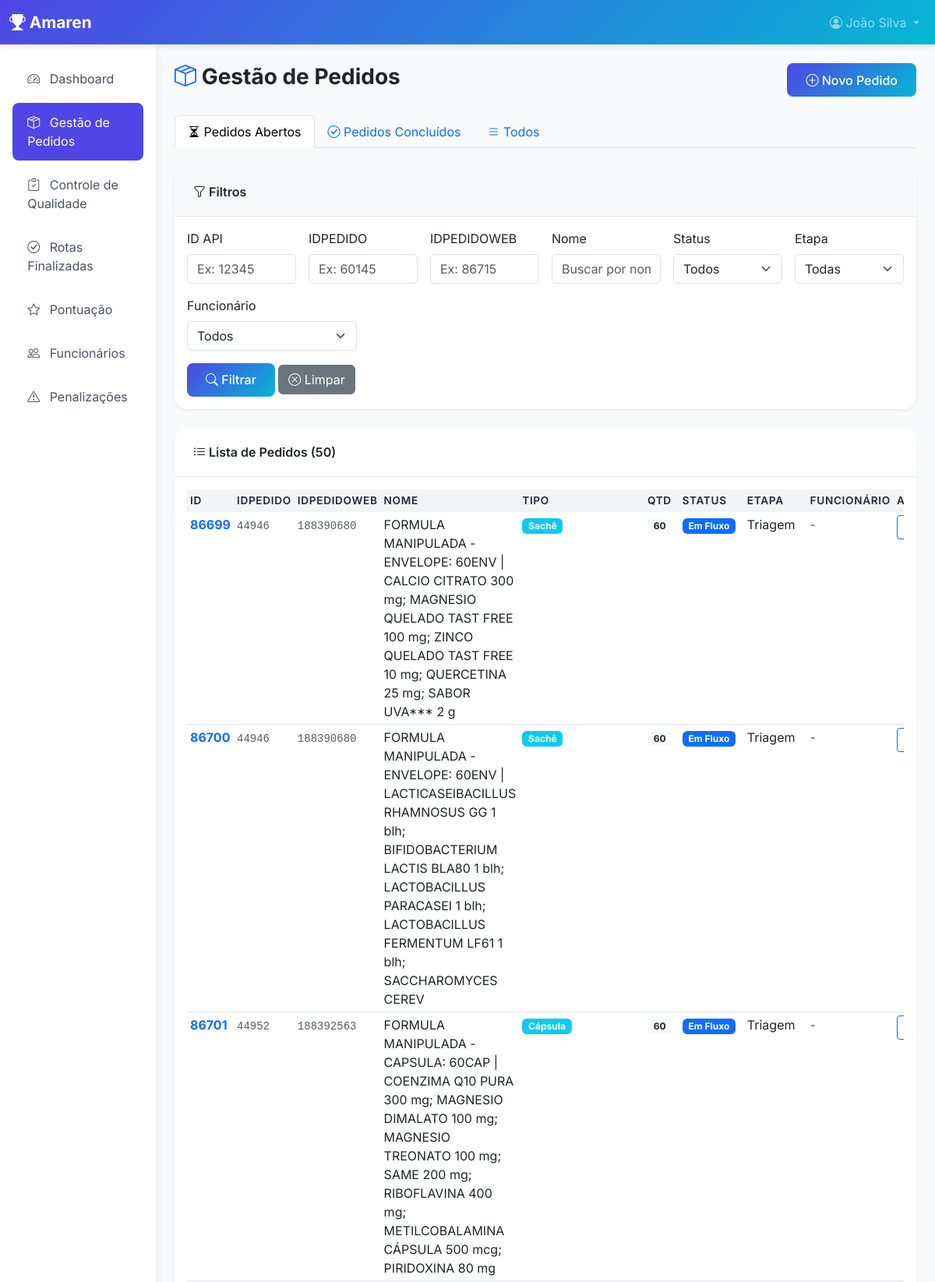
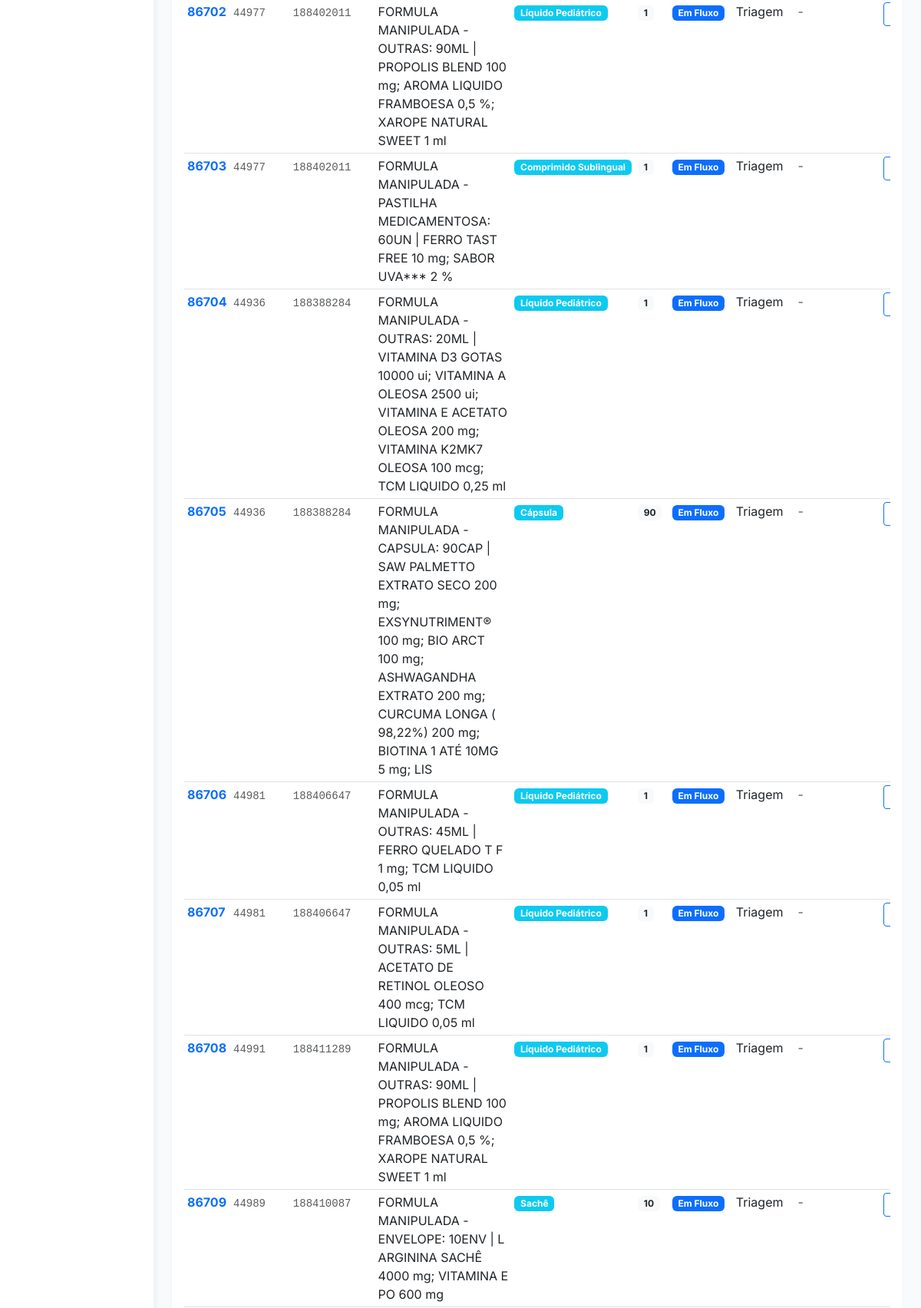
The app's page /dashboard/pedidos/ (signed in, upper part) with its own data (2 pictures, top to bottom).
### core/models.py (models this page shows, shortened)
class Pedido(models.Model):
    STATUS_CHOICES = [
        ('em_fluxo', 'Em Fluxo'),
        ('concluido', 'Concluído'),
        ('cancelado', 'Cancelado'),
    ]
    STATUS_FILA = [
        ('ativo', 'Ativo'),
        ('pendente', 'Pendente'),
    ]
    tipo = models.ForeignKey(TipoProduto, on_delete=models.SET_NULL, null=True, blank=True, related_name='pedidos')
    nome = models.CharField(max_length=200)  # Nome da fórmula/produto
    quantidade = models.IntegerField()
    codigo_pedido = models.CharField(max_length=50, unique=False, blank=True)  # Código gerado para referência (não único)
    id_api = models.BigIntegerField(unique=True, db_index=True, null=True, blank=True)  # ID - ID único do item
    id_pedido_api = models.BigIntegerField(null=True, blank=True, db_index=True)  # IDPEDIDO
    id_pedido_web = models.BigIntegerField(null=True, blank=True, db_index=True)  # IDPEDIDOWEB
    descricao_web = models.TextField(blank=True)  # DESCRICAOWEB
    price_unit = models.DecimalField(max_digits=15, decimal_places=2, null=True, blank=True)  # PRUNI
    price_total = models.DecimalField(max_digits=15, decimal_places=2, null=True, blank=True)  # VRTOT
    data_atualizacao_api = models.DateField(null=True, blank=True)  # DTALT
    hora_atualizacao_api = models.TimeField(null=True, blank=True)  # HRALT
    tipo_identificado = models.CharField(
        max_length=50,
        default='desconhecido',
        help_text='Tipo identificado automaticamente da descrição (desconhecido = requer ajuste manual)'
    )  # Rastreamento de tipo identificado
    etapa_atual = models.ForeignKey(Etapa, on_delete=models.SET_NULL, null=True, blank=True, related_name='pedidos_na_etapa')
    status = models.CharField(max_length=30, choices=STATUS_CHOICES, default='em_fluxo')
    funcionario_na_etapa = models.ForeignKey(User, on_delete=models.SET_NULL, null=True, blank=True, related_name='pedidos_assumidos')
    status_fila = models.CharField(max_length=20, choices=STATUS_FILA, default='ativo', help_text='Status na fila de trabalho (Ativo/Pendente)')
    tipo_expedicao = models.CharField(
        max_length=20,
        choices=[('motoboy', 'Motoboy'), ('sedex', 'Sedex')],
        null=True,
        blank=True,
        help_text='Tipo de expedição selecionado pelo funcionário'
    )
    informacoes_gerais = models.TextField(blank=True)
    criado_em = models.DateTimeField(auto_now_add=True)
    atualizado_em = models.DateTimeField(auto_now=True)
    concluido_em = models.DateTimeField(null=True, blank=True)
    class Meta:
        ordering = ['-data_atualizacao_api', '-hora_atualizacao_api']
        verbose_name = 'Pedido'
        verbose_name_plural = 'Pedidos'

class TipoProduto(models.Model):
    TIPOS = [
        ('capsula', 'Cápsula'),
        ('sache', 'Sachê'),
        ('liquido_pediatrico', 'Líquido Pediátrico'),
        ('lotion', 'Loção'),
        ('creme', 'Creme'),
        ('shampoo', 'Shampoo'),
        ('shot', 'Shot'),
        ('ovulo', 'Óvulo'),
        ('comprimido_sublingual', 'Comprimido Sublingual'),
        ('capsula_oleosa', 'Cápsula Oleosa'),
        ('goma', 'Goma'),
        ('chocolate', 'Chocolate'),
        ('filme', 'Filme'),
    ]
    tipo = models.CharField(max_length=50, choices=TIPOS, unique=True)
    nome = models.CharField(max_length=200)
    laboratorio = models.ForeignKey(Laboratorio, on_delete=models.CASCADE, related_name='tipos_produtos', null=True, blank=True)
    ativo = models.BooleanField(default=True)
    criado_em = models.DateTimeField(auto_now_add=True)
    class Meta:
        verbose_name = 'Tipo de Produto'
        verbose_name_plural = 'Tipos de Produto'

class Etapa(models.Model):
    nome = models.CharField(max_length=200)
    sequencia = models.IntegerField()
    ativa = models.BooleanField(default=True)
    se_gera_pontos = models.BooleanField(default=True)
    se_possui_checklists = models.BooleanField(default=False)
    se_possui_calculo_por_quantidade = models.BooleanField(default=False)
    pontos_fixos_etapa = models.DecimalField(
        max_digits=10,
        decimal_places=2,
        default=0,
        help_text='Pontos adicionados ao concluir a etapa (além dos checklists, se houver)'
    )
    criado_em = models.DateTimeField(auto_now_add=True)
    atualizado_em = models.DateTimeField(auto_now=True)
    class Meta:
        ordering = ['sequencia']
        verbose_name = 'Etapa'
        verbose_name_plural = 'Etapas'

### dashboard/views.py (the view)
# urls.py: path('pedidos/', views.lista_pedidos, name='pedidos'),
@login_required
def lista_pedidos(request):
    if not (request.user.groups.filter(name__in=['Superadmin', 'Gerente']).exists() or request.user.is_superuser):
        messages.error(request, 'Acesso negado.')
        return redirect('dashboard:home')
    from django.db.models import Subquery, OuterRef, Prefetch, Q
    from django.core.paginator import Paginator
    nome_filtro = request.GET.get('nome', '')
    id_api_filtro = request.GET.get('id_api', '')
    id_pedido_api_filtro = request.GET.get('id_pedido_api', '')
    id_pedido_web_filtro = request.GET.get('id_pedido_web', '')
    status_filtro = request.GET.get('status', '')
    etapa_filtro = request.GET.get('etapa', '')
    funcionario_filtro = request.GET.get('funcionario', '')
    ultimo_historico = HistoricoEtapa.objects.filter(
        pedido=OuterRef('pk')
    ).order_by('-timestamp_fim').values('funcionario')[:1]
    pedidos = Pedido.objects.all().select_related(
        'etapa_atual',
        'funcionario_na_etapa',
        'tipo'
    ).prefetch_related('historico_etapas__funcionario').annotate(
        ultimo_funcionario_id=Subquery(ultimo_historico)
    )
    if nome_filtro:
        pedidos = pedidos.filter(nome__icontains=nome_filtro)
    if id_api_filtro:
        pedidos = pedidos.filter(id_api__icontains=id_api_filtro)
    if id_pedido_api_filtro:
        pedidos = pedidos.filter(id_pedido_api__icontains=id_pedido_api_filtro)
    if id_pedido_web_filtro:
        pedidos = pedidos.filter(id_pedido_web__icontains=id_pedido_web_filtro)
    if status_filtro:
        pedidos = pedidos.filter(status=status_filtro)
    if etapa_filtro:
        pedidos = pedidos.filter(etapa_atual_id=etapa_filtro)
    if funcionario_filtro:
        pedidos = pedidos.filter(funcionario_na_etapa_id=funcionario_filtro)
    pedidos = pedidos.order_by('-criado_em')
    paginator = Paginator(pedidos, 50)
    page_number = request.GET.get('page')
    page_obj = paginator.get_page(page_number)
    todas_etapas = Etapa.objects.filter(ativa=True)
    todos_funcionarios = User.objects.filter(groups__name='Funcionário')
    context = {
        'page_obj': page_obj,
        'pedidos': page_obj.object_list,
        'todas_etapas': todas_etapas,
        'todos_funcionarios': todos_funcionarios,
        'nome_filtro': nome_filtro,
        'id_api_filtro': id_api_filtro,
        'id_pedido_api_filtro': id_pedido_api_filtro,
        'id_pedido_web_filtro': id_pedido_web_filtro,
        'status_filtro': status_filtro,
        'etapa_filtro': etapa_filtro,
        'funcionario_filtro': funcionario_filtro,
    }
    LogAuditoria.objects.create(
        usuario=request.user,
        acao='outros',
        descricao='Acessou lista de pedidos',
        ip_address=request.META.get('REMOTE_ADDR')
    )
    return render(request, 'dashboard/pedidos.html', context)

### templates/dashboard/pedidos.html (shortened to what this page needs)
{% extends 'base.html' %}
{% block sidebar %}
{% include "includes/sidebar_gerente_admin.html" %}
{% endblock %}
{% block content %}
<div class="d-flex justify-content-between align-items-center mb-4">
    <h1 class="h3 fw-bold"><i class="bi bi-box-seam text-primary"></i> Gestão de Pedidos</h1>
    <a href="/admin/core/pedido/add/" class="btn btn-primary">
        <i class="bi bi-plus-circle"></i> Novo Pedido
    </a>
</div>
<ul class="nav nav-tabs mb-4" role="tablist">
    <li class="nav-item" role="presentation">
        <button class="nav-link {% if not status_filtro or status_filtro == 'em_fluxo' %}active{% endif %}"
                onclick="filterByStatus('em_fluxo')" type="button">
            <i class="bi bi-hourglass-split"></i> Pedidos Abertos
        </button>
    </li>
    <li class="nav-item" role="presentation">
        <button class="nav-link {% if status_filtro == 'concluido' %}active{% endif %}"
                onclick="filterByStatus('concluido')" type="button">
            <i class="bi bi-check-circle"></i> Pedidos Concluídos
        </button>
    </li>
    <li class="nav-item" role="presentation">
        <button class="nav-link" onclick="filterByStatus('')" type="button">
            <i class="bi bi-list"></i> Todos
        </button>
    </li>
</ul>
<div class="card mb-4 shadow-sm">
    <div class="card-header bg-light">
        <i class="bi bi-funnel"></i> Filtros
    </div>
    <div class="card-body">
        <form method="get" class="row g-3" id="filter-form">
            <div class="col-md-2">
                <label class="form-label">ID API</label>
                <input type="text" class="form-control" name="id_api" value="{{ id_api_filtro }}" placeholder="Ex: 12345">
            </div>
            <div class="col-md-2">
                <label class="form-label">IDPEDIDO</label>
                <input type="text" class="form-control" name="id_pedido_api" value="{{ id_pedido_api_filtro }}" placeholder="Ex: 60145">
            </div>
            <div class="col-md-2">
                <label class="form-label">IDPEDIDOWEB</label>
                <input type="text" class="form-control" name="id_pedido_web" value="{{ id_pedido_web_filtro }}" placeholder="Ex: 86715">
            </div>
            <div class="col-md-2">
                <label class="form-label">Nome</label>
                <input type="text" class="form-control" name="nome" value="{{ nome_filtro }}" placeholder="Buscar por nome...">
            </div>
            <div class="col-md-2">
                <label class="form-label">Status</label>
                <select class="form-select" name="status" id="status-filter">
                    <option value="">Todos</option>
                </select>
            </div>
            <div class="col-md-2">
                <label class="form-label">Etapa</label>
                <select class="form-select" name="etapa">
                    <option value="">Todas</option>
                </select>
            </div>
            <div class="col-md-3">
                <label class="form-label">Funcionário</label>
                <select class="form-select" name="funcionario">
                    <option value="">Todos</option>
                </select>
            </div>
            <div class="col-12">
                <button type="submit" class="btn btn-primary">
                    <i class="bi bi-search"></i> Filtrar
                </button>
                <a href="{% url 'dashboard:pedidos' %}" class="btn btn-secondary">
                    <i class="bi bi-x-circle"></i> Limpar
                </a>
            </div>
        </form>
    </div>
</div>
<div class="card">
    <div class="card-header">
        <div class="row align-items-center">
            <div class="col-md-6">
                <i class="bi bi-list-ul"></i> Lista de Pedidos ({{ page_obj.paginator.count }})
            </div>
        </div>
    </div>
    <div class="card-body">
        <div class="table-responsive">
            <table class="table table-hover table-sm">
                <thead>
                    <tr>
                        <th>ID</th>
                        <th>IDPEDIDO</th>
                        <th>IDPEDIDOWEB</th>
                        <th>Nome</th>
                        <th>Tipo</th>
                        <th>QTD</th>
                        <th>Status</th>
                        <th>Etapa</th>
                        <th>Funcionário</th>
                        <th>Ações</th>
                    </tr>
                </thead>
                <tbody>
                    {% for pedido in page_obj %}
                    <tr>
                        <td>
                            <strong class="text-primary">{{ pedido.id_api|default:"N/A" }}</strong>
                        </td>
                        <td>
                            <code class="text-muted">{{ pedido.id_pedido_api|default:"-" }}</code>
                        </td>
                        <td>
                            <code class="text-muted">{{ pedido.id_pedido_web|default:"-" }}</code>
                        </td>
                        <td style="word-wrap: break-word; white-space: normal;">
                            {{ pedido.nome }}
                        </td>
                        <td>
                            {% if pedido.tipo %}
                            <span class="badge bg-info">{{ pedido.tipo.nome }}</span>
                            {% else %}
                            <span class="text-muted">-</span>
                            {% endif %}
                        </td>
                        <td>
                            <span class="badge bg-light text-dark">{{ pedido.quantidade }}</span>
                        </td>
                        <td>
                            {% if pedido.status == 'em_fluxo' %}
                            <span class="badge bg-primary">{{ pedido.get_status_display }}</span>
                            {% elif pedido.status == 'concluido' %}
                            <span class="badge bg-success">{{ pedido.get_status_display }}</span>
                            {% else %}
                            <span class="badge bg-secondary">{{ pedido.get_status_display }}</span>
                            {% endif %}
                        </td>
                        <td>{{ pedido.etapa_atual.nome|default:"-" }}</td>
                        <td>
                            {% if pedido.funcionario_na_etapa %}
                                <small>{{ pedido.funcionario_na_etapa.get_full_name|default:pedido.funcionario_na_etapa.username }}</small>
                            {% elif pedido.historico_etapas.all %}
                                {% with ultimo=pedido.historico_etapas.all|first %}
                                <small class="text-muted">{{ ultimo.funcionario.get_full_name|default:ultimo.funcionario.username }}</small>
                                {% endwith %}
                            {% else %}
                                <span class="text-muted">-</span>
                            {% endif %}
                        </td>
                        <td>
                            <a href="/admin/core/pedido/{{ pedido.id }}/change/" class="btn btn-sm btn-outline-primary" title="Editar">
                            </a>
                        </td>
                    </tr>
                    {% empty %}
                    <tr>
                        <td colspan="10" class="text-center text-muted">Nenhum pedido encontrado</td>
                    </tr>
                    {% endfor %}
                </tbody>
            </table>
        </div>
    </div>
</div>
{% endblock %}

### templates/base.html (shortened to what this page needs)
<!DOCTYPE html>
<html lang="pt-BR">
<head>
    <link href="https://cdn.jsdelivr.net/npm/bootstrap@5.3.0/dist/css/bootstrap.min.css" rel="stylesheet">
    <link rel="stylesheet" href="https://cdn.jsdelivr.net/npm/bootstrap-icons@1.11.0/font/bootstrap-icons.css">
</head>
<body>
    {% if user.is_authenticated %}
    <nav class="navbar navbar-expand-lg navbar-dark">
        <div class="container-fluid">
            <a class="navbar-brand" href="{% url 'index' %}">
                <i class="bi bi-trophy-fill"></i> Amaren
            </a>
            <div class="collapse navbar-collapse" id="navbarNav">
                <ul class="navbar-nav ms-auto">
                    <li class="nav-item dropdown">
                        <a class="nav-link dropdown-toggle" href="#" id="userDropdown" role="button" data-bs-toggle="dropdown">
                            <i class="bi bi-person-circle"></i> {{ user.get_full_name|default:user.username }}
                        </a>
                    </li>
                </ul>
            </div>
        </div>
    </nav>
    <div class="container-fluid">
        <div class="row">
            <nav class="col-md-2 d-md-block sidebar p-3">
                <div class="position-sticky">
                    {% block sidebar %}{% endblock %}
                </div>
            </nav>
            <main class="col-md-10 ms-sm-auto px-md-4 py-4">
                {% block content %}{% endblock %}
            </main>
        </div>
    </div>
    {% else %}
    {% block login_content %}{% endblock %}
    {% endif %}
</body>
</html>

### records on screen
Pedido: id_api "86699", id_pedido_api "44946", id_pedido_web "188390680", nome "FORMULA MANIPULADA - ENVELOPE: 60ENV | CALCIO CITRATO 300 mg; MAGNESIO QUELADO TAST FREE 100 mg; ZINCO QUELADO TAST FREE 10 mg; QUERCETINA 25 mg; SABOR UVA*** 2 g", tipo.nome "Sachê", quantidade "60", status "Em Fluxo", etapa_atual.nome "Triagem"
Pedido: id_api "86700", id_pedido_api "44946", id_pedido_web "188390680", nome "FORMULA MANIPULADA - ENVELOPE: 60ENV | LACTICASEIBACILLUS RHAMNOSUS GG 1 blh; BIFIDOBACTERIUM LACTIS BLA80 1 blh; LACTOBACILLUS PARACASEI 1 blh; LACTOBACILLUS FERMENTUM LF61 1 blh; SACCHAROMYCES CEREV", tipo.nome "Sachê", quantidade "60", status "Em Fluxo", etapa_atual.nome "Triagem"
Pedido: id_api "86701", id_pedido_api "44952", id_pedido_web "188392563", nome "FORMULA MANIPULADA - CAPSULA: 60CAP | COENZIMA Q10 PURA 300 mg; MAGNESIO DIMALATO 100 mg; MAGNESIO TREONATO 100 mg; SAME 200 mg; RIBOFLAVINA 400 mg; METILCOBALAMINA CÁPSULA 500 mcg; PIRIDOXINA 80 mg", tipo.nome "Cápsula", quantidade "60", status "Em Fluxo", etapa_atual.nome "Triagem"
Pedido: id_api "86702", id_pedido_api "44977", id_pedido_web "188402011", nome "FORMULA MANIPULADA - OUTRAS: 90ML | PROPOLIS BLEND 100 mg; AROMA LIQUIDO FRAMBOESA 0,5 %; XAROPE NATURAL SWEET 1 ml", tipo.nome "Líquido Pediátrico", quantidade "1", status "Em Fluxo", etapa_atual.nome "Triagem"
Pedido: id_api "86703", id_pedido_api "44977", id_pedido_web "188402011", nome "FORMULA MANIPULADA - PASTILHA MEDICAMENTOSA: 60UN | FERRO TAST FREE 10 mg; SABOR UVA*** 2 %", tipo.nome "Comprimido Sublingual", quantidade "1", status "Em Fluxo", etapa_atual.nome "Triagem"
Pedido: id_api "86704", id_pedido_api "44936", id_pedido_web "188388284", nome "FORMULA MANIPULADA - OUTRAS: 20ML | VITAMINA D3 GOTAS 10000 ui; VITAMINA A OLEOSA 2500 ui; VITAMINA E ACETATO OLEOSA 200 mg; VITAMINA K2MK7 OLEOSA 100 mcg; TCM LIQUIDO 0,25 ml", tipo.nome "Líquido Pediátrico", quantidade "1", status "Em Fluxo", etapa_atual.nome "Triagem"
Pedido: id_api "86705", id_pedido_api "44936", id_pedido_web "188388284", nome "FORMULA MANIPULADA - CAPSULA: 90CAP | SAW PALMETTO EXTRATO SECO 200 mg; EXSYNUTRIMENT® 100 mg; BIO ARCT 100 mg; ASHWAGANDHA EXTRATO 200 mg; CURCUMA LONGA ( 98,22%) 200 mg; BIOTINA 1 ATÉ 10MG 5 mg; LIS", tipo.nome "Cápsula", quantidade "90", status "Em Fluxo", etapa_atual.nome "Triagem"
Pedido: id_api "86706", id_pedido_api "44981", id_pedido_web "188406647", nome "FORMULA MANIPULADA - OUTRAS: 45ML | FERRO QUELADO T F 1 mg; TCM LIQUIDO 0,05 ml", tipo.nome "Líquido Pediátrico", quantidade "1", status "Em Fluxo", etapa_atual.nome "Triagem"
Pedido: id_api "86707", id_pedido_api "44981", id_pedido_web "188406647", nome "FORMULA MANIPULADA - OUTRAS: 5ML | ACETATO DE RETINOL OLEOSO 400 mcg; TCM LIQUIDO 0,05 ml", tipo.nome "Líquido Pediátrico", quantidade "1", status "Em Fluxo", etapa_atual.nome "Triagem"
Pedido: id_api "86708", id_pedido_api "44991", id_pedido_web "188411289", nome "FORMULA MANIPULADA - OUTRAS: 90ML | PROPOLIS BLEND 100 mg; AROMA LIQUIDO FRAMBOESA 0,5 %; XAROPE NATURAL SWEET 1 ml", tipo.nome "Líquido Pediátrico", quantidade "1", status "Em Fluxo", etapa_atual.nome "Triagem"
Pedido: id_api "86709", id_pedido_api "44989", id_pedido_web "188410087", nome "FORMULA MANIPULADA - ENVELOPE: 10ENV | L ARGININA SACHÊ 4000 mg; VITAMINA E PO 600 mg", tipo.nome "Sachê", quantidade "10", status "Em Fluxo", etapa_atual.nome "Triagem"

### other values on screen
{{ user.get_full_name|default:user.username }} "João Silva"
{{ page_obj.paginator.count }} "50"
